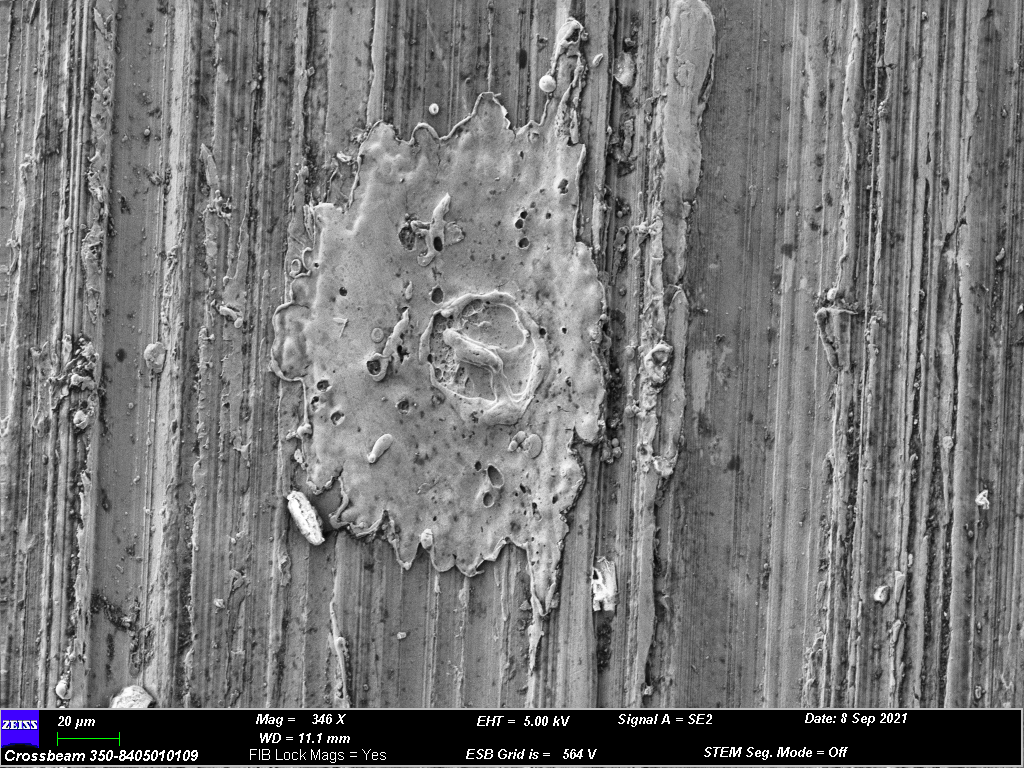
#> input picture images/210908 10 H273.tif, 1024 x 768 px
$ python thresholding.py
#> lines starting #> are read from the running program, lines starting #| are printed output that depends on the picture; after the words box and inside, x2 and y2 are one past the last pixel; in counts of white or black regions, pixels touching at a corner belong together
#%%
# Presentation on Rank filters.
import matplotlib.pyplot as plt
from skimage import data, io
from skimage.filters import try_all_threshold
import cv2
from PIL import Image
import numpy as np
import argparse
# construct the argument parser and parse the arguments
ap = argparse.ArgumentParser()
ap.add_argument("-i", "--image", default="images/210908 10 H273.tif",
	help="path to input image")
args = vars(ap.parse_args())

# img = data.page() #numpy array
img = io.imread(args["image"]) #numpy array
# cropping
rows, cols = img.shape
img = img[0:rows-70,0:cols]
#> img: shape (698, 1024)

fig, ax = try_all_threshold(img, figsize=(10, 8), verbose=False)
plt.show()

#%% THRESHOLD MEAN
# This example uses the mean value of pixel intensities. It is a simple and naive threshold value, which is sometimes used as a guess value.

from skimage.filters import threshold_mean

img = io.imread(args["image"]) #numpy array
# cropping
rows, cols = img.shape
img = img[0:rows-70,0:cols]

thresh = threshold_mean(img) # threshold value is the mean
#> thresh = 125.2
binary = img > thresh
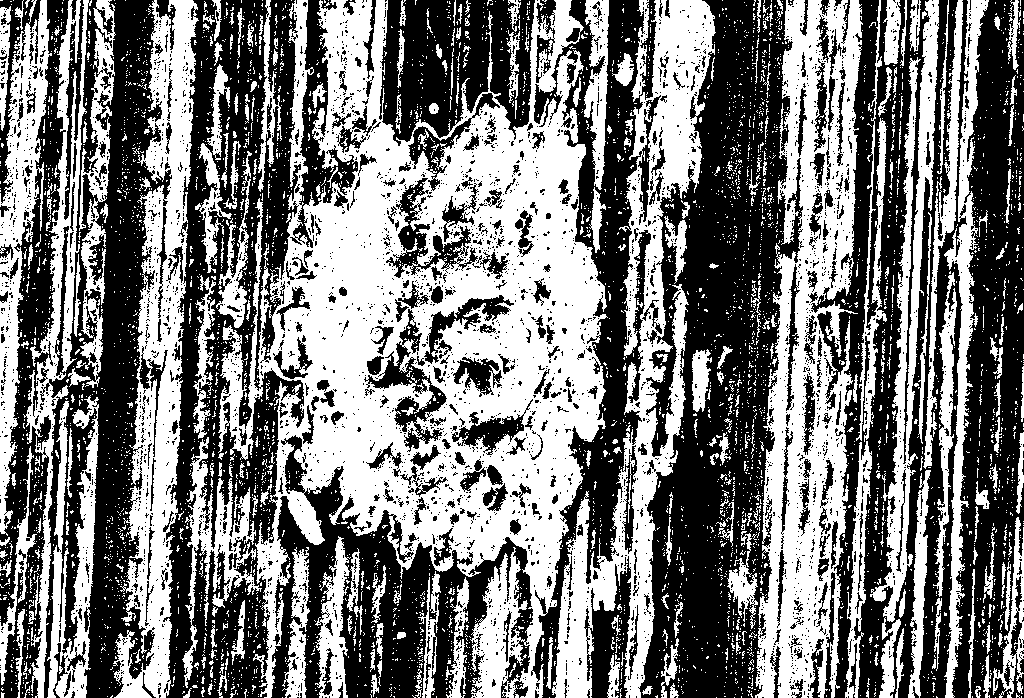
#> binary: shape (698, 1024) bool; 47.7% white; 4928 white regions (4628 under 20 px), largest, box (x1, y1, x2, y2) and area: (218, 0, 608, 698) 122206, (755, 0, 863, 698) 39332, (552, 0, 716, 698) 29350

fig, axes = plt.subplots(ncols=2, figsize=(8, 3))
ax = axes.ravel()

ax[0].imshow(img, cmap=plt.cm.gray)
ax[0].set_title('Original image')

ax[1].imshow(binary, cmap=plt.cm.gray)
ax[1].set_title('Result')

for a in ax:
    a.axis('off')

plt.show()

#%% BIMODAL HISTOGRAM
from skimage.filters import threshold_minimum

#image = data.camera()
img = io.imread(args["image"]) #numpy array
# cropping
rows, cols = img.shape
img = img[0:rows-70,0:cols]

thresh_min = threshold_minimum(img)
#> thresh_min = 120
binary_min = img > thresh_min
#> binary_min: shape (698, 1024) bool; 54.2% white; 4151 black regions (3721 under 20 px), largest, box (x1, y1, x2, y2) and area: (640, 0, 802, 698) 55703, (166, 0, 301, 698) 35247, (44, 0, 172, 698) 31161

fig, ax = plt.subplots(2, 2, figsize=(10, 10))

ax[0, 0].imshow(img, cmap=plt.cm.gray)
ax[0, 0].set_title('Original')

ax[0, 1].hist(img.ravel(), bins=256)
ax[0, 1].set_title('Histogram')

ax[1, 0].imshow(binary_min, cmap=plt.cm.gray)
ax[1, 0].set_title('Thresholded (min)')

ax[1, 1].hist(img.ravel(), bins=256)
ax[1, 1].axvline(thresh_min, color='r')

for a in ax[:, 0]:
    a.axis('off')
plt.show()
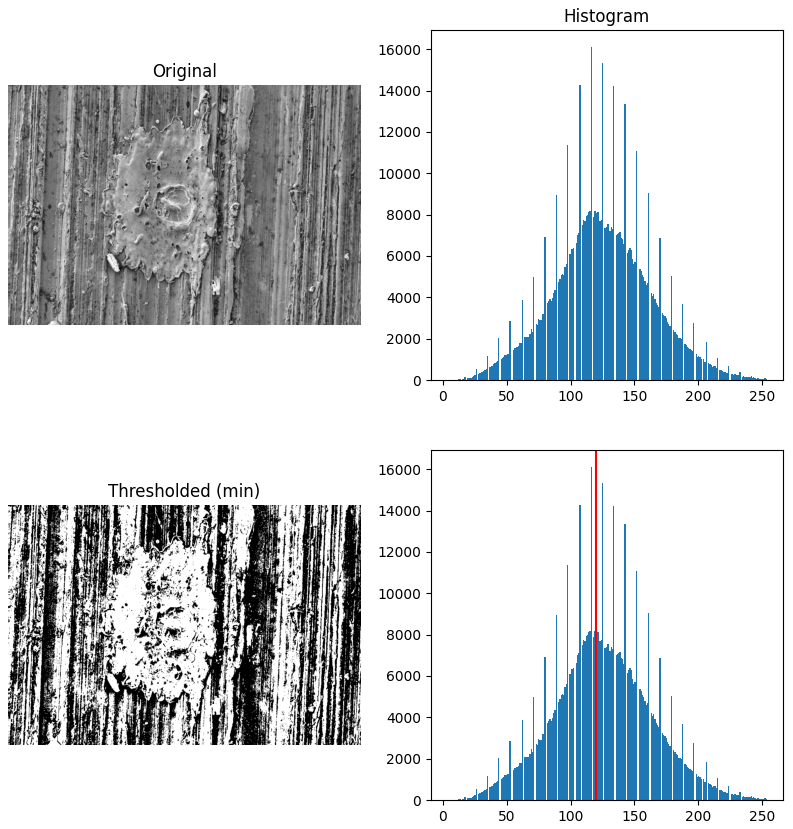
#> figure drawn by matplotlib, 4 panels; panel 2: tallest bar 16128 high, from x = 115.8 to 116.7; panel 4: tallest bar 16128 high, from x = 115.8 to 116.7

#%% Otsu Threshold
from skimage.filters import threshold_otsu


#image = data.camera()
img = io.imread(args["image"]) #numpy array
# cropping
rows, cols = img.shape
img = img[0:rows-70,0:cols]

thresh = threshold_otsu(img)
#> thresh = 125
binary = img > thresh

fig, axes = plt.subplots(ncols=3, figsize=(8, 2.5))
ax = axes.ravel()
ax[0] = plt.subplot(1, 3, 1, adjustable='box')
ax[1] = plt.subplot(1, 3, 2)
ax[2] = plt.subplot(1, 3, 3, sharex=ax[0], sharey=ax[0], adjustable='box')

ax[0].imshow(img, cmap=plt.cm.gray)
ax[0].set_title('Original')
ax[0].axis('off')

ax[1].hist(img.ravel(), bins=256)
ax[1].set_title('Histogram')
ax[1].axvline(thresh, color='r')

ax[2].imshow(binary, cmap=plt.cm.gray)
ax[2].set_title('Thresholded')
ax[2].axis('off')

plt.show()
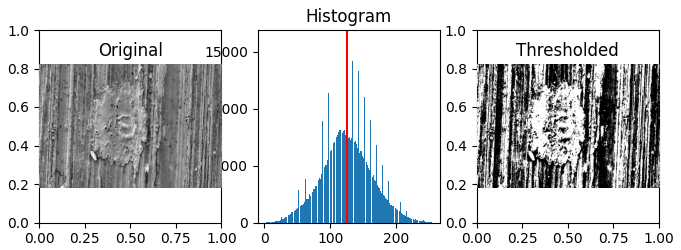
#> figure drawn by matplotlib, 3 panels; panel 1: tallest bar 16128 high, from x = 115.8 to 116.7

#%% Local Threshold

from skimage.filters import threshold_otsu, threshold_local


#image = data.camera()
img = io.imread(args["image"]) #numpy array
# cropping
rows, cols = img.shape
img = img[0:rows-70,0:cols]

global_thresh = threshold_otsu(img)
#> global_thresh = 125
binary_global = img > global_thresh

block_size = 35
adaptive_thresh = threshold_local(img, block_size, offset=10)
binary_adaptive = img > adaptive_thresh
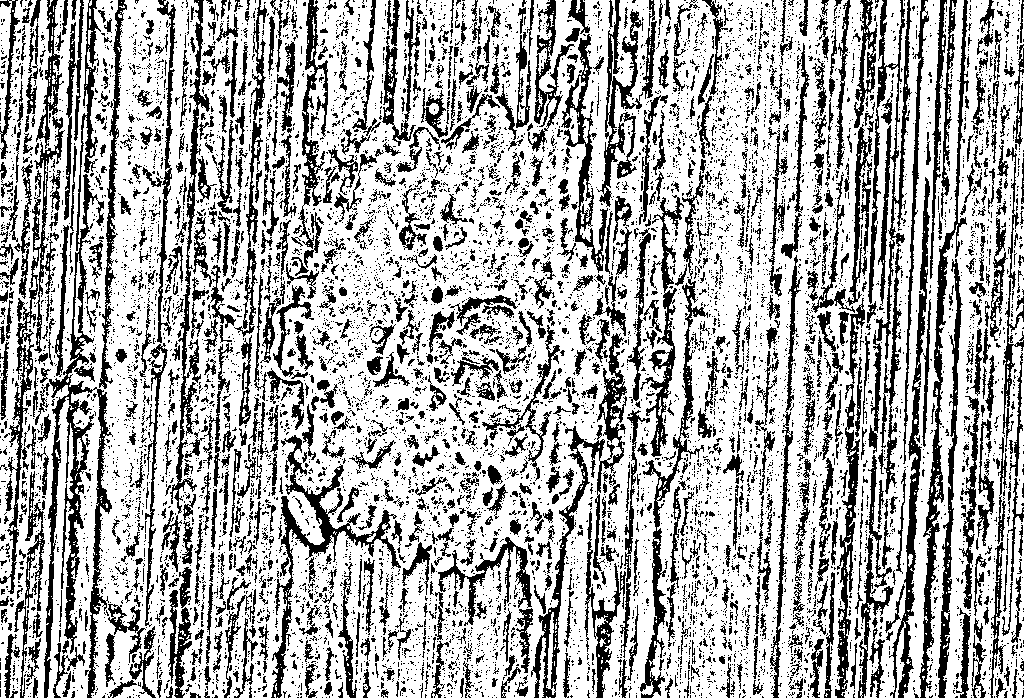
#> binary_adaptive: shape (698, 1024) bool; 68.7% white; 9347 black regions (8160 under 20 px), largest, box (x1, y1, x2, y2) and area: (44, 0, 113, 698) 9210, (868, 0, 912, 454) 4691, (531, 333, 627, 698) 4505

fig, axes = plt.subplots(nrows=3, figsize=(7, 8))
ax = axes.ravel()
plt.gray()

ax[0].imshow(img)
ax[0].set_title('Original')

ax[1].imshow(binary_global)
ax[1].set_title('Global thresholding')

ax[2].imshow(binary_adaptive)
ax[2].set_title('Adaptive thresholding')

for a in ax:
    a.axis('off')

plt.show()

#%%  local threshold VS global threshold.

from skimage.morphology import disk
from skimage.filters import threshold_otsu, rank
from skimage.util import img_as_ubyte

# img = data.page() #numpy array
img = io.imread(args["image"]) #numpy array
# cropping
rows, cols = img.shape
img = img[0:rows-70,0:cols]
img = img_as_ubyte(img)

radius = 15
selem = disk(radius)

local_otsu = rank.otsu(img, selem)
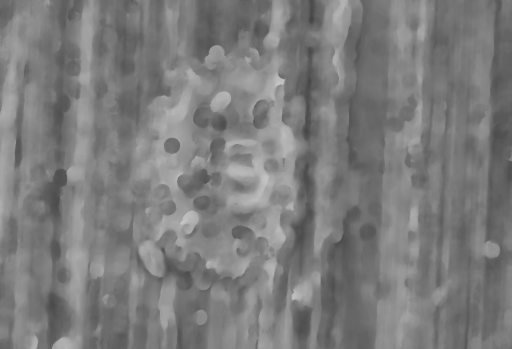
#> local_otsu: shape (698, 1024) (shown at 1/2 size); min 61, max 200, mean 123.9
threshold_global_otsu = threshold_otsu(img)
#> threshold_global_otsu = 125
global_otsu = img >= threshold_global_otsu
#> global_otsu: shape (698, 1024) bool; 49.8% white; 4898 white regions (4573 under 20 px), largest, box (x1, y1, x2, y2) and area: (182, 0, 608, 698) 131853, (755, 0, 863, 698) 40904, (552, 0, 716, 698) 30357

fig, axes = plt.subplots(2, 2, figsize=(8, 5), sharex=True, sharey=True,
                         subplot_kw={'adjustable': 'box'})
ax = axes.ravel()
plt.tight_layout()

fig.colorbar(ax[0].imshow(img, cmap=plt.cm.gray), ax=ax[0],
             orientation='horizontal')
ax[0].set_title('Original')
ax[0].axis('off')

fig.colorbar(ax[1].imshow(local_otsu, cmap=plt.cm.gray), ax=ax[1],
             orientation='horizontal')
ax[1].set_title('Local Otsu (radius=%d)' % radius)
ax[1].axis('off')

ax[2].imshow(img >= local_otsu, cmap=plt.cm.gray)
ax[2].set_title('Original >= Local Otsu' % threshold_global_otsu)
ax[2].axis('off')

ax[3].imshow(global_otsu, cmap=plt.cm.gray)
ax[3].set_title('Global Otsu (threshold = %d)' % threshold_global_otsu)
ax[3].axis('off')

plt.show()
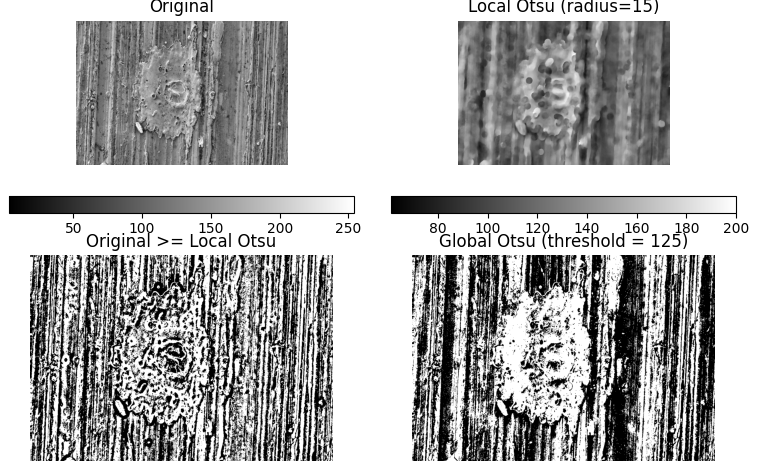
#> figure drawn by matplotlib, 6 panels

$ run again, with images/210908 10 H262.tif copied over images/210908 10 H273.tif
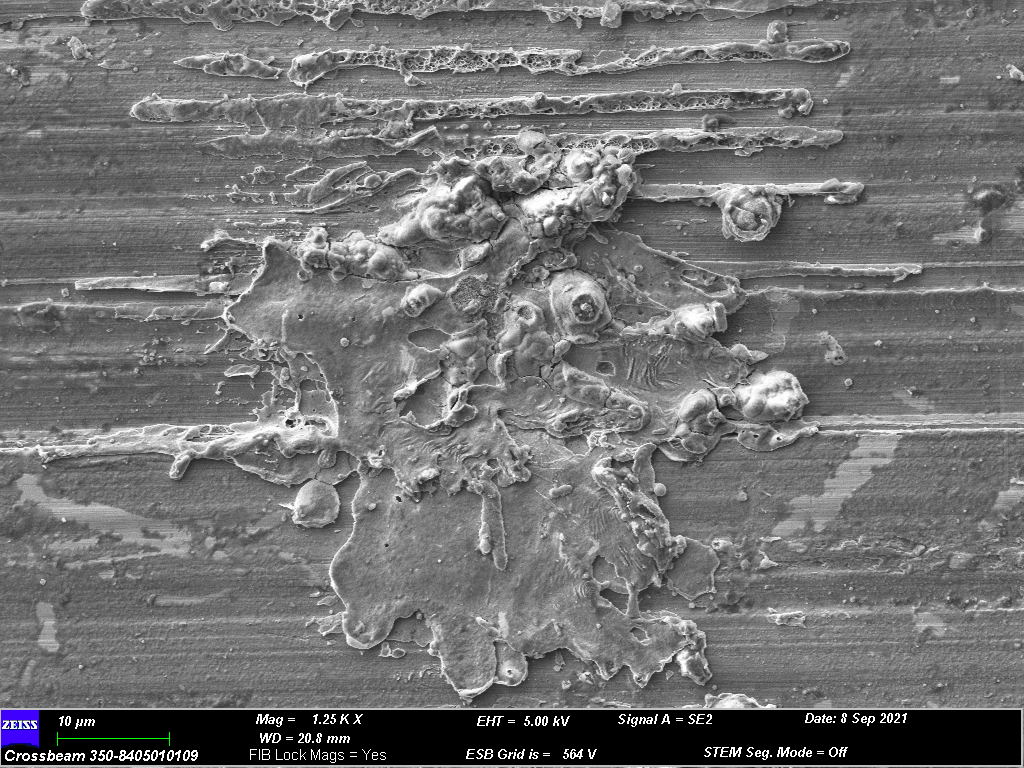
#> input picture images/210908 10 H262.tif, 1024 x 768 px
#> `thresh = threshold_mean(img)`: thresh = 120.8
#> `binary = img > thresh`:
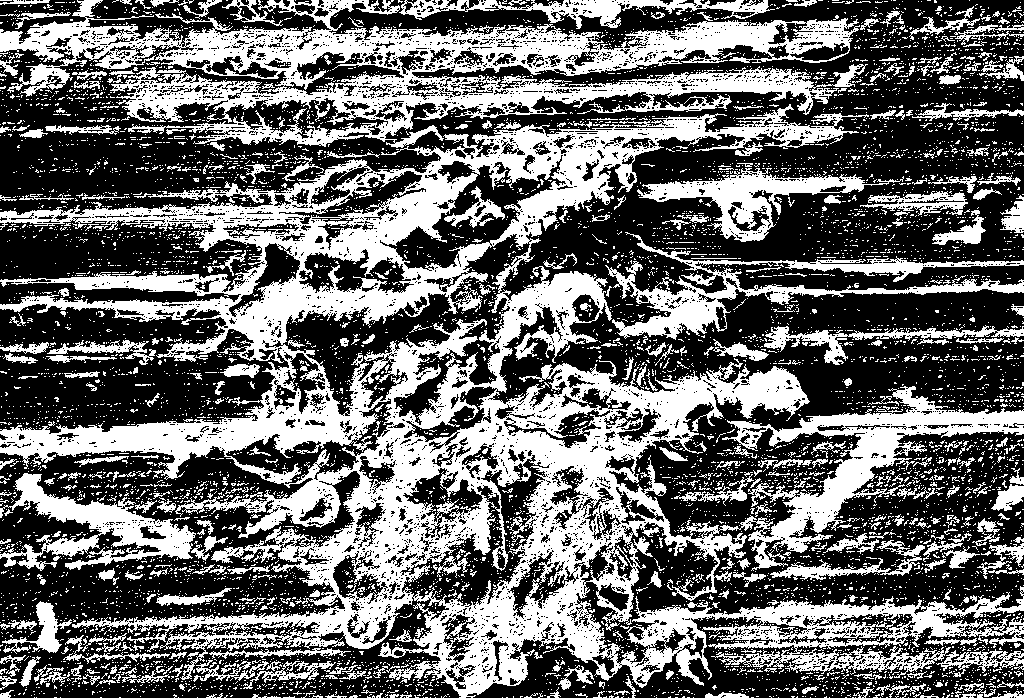
#> binary: shape (698, 1024) bool; 41.1% white; 7587 white regions (7150 under 20 px), largest, box (x1, y1, x2, y2) and area: (0, 104, 1024, 698) 162105, (0, 0, 868, 148) 46003, (605, 232, 1024, 340) 8760
#> thresh_min = 111
#> binary_min: shape (698, 1024) bool; 54.5% white; 6272 black regions (5776 under 20 px), largest, box (x1, y1, x2, y2) and area: (286, 113, 1024, 537) 94217, (385, 0, 1024, 146) 24171, (0, 57, 460, 215) 23862
#> `thresh = threshold_otsu(img)`: thresh = 138
#> binary_adaptive: shape (698, 1024) bool; 67.4% white; 13549 black regions (12175 under 20 px), largest, box (x1, y1, x2, y2) and area: (304, 149, 579, 298) 6029, (385, 91, 839, 146) 4979, (234, 131, 459, 192) 3460
#> `global_otsu = img >= threshold_global_otsu`:
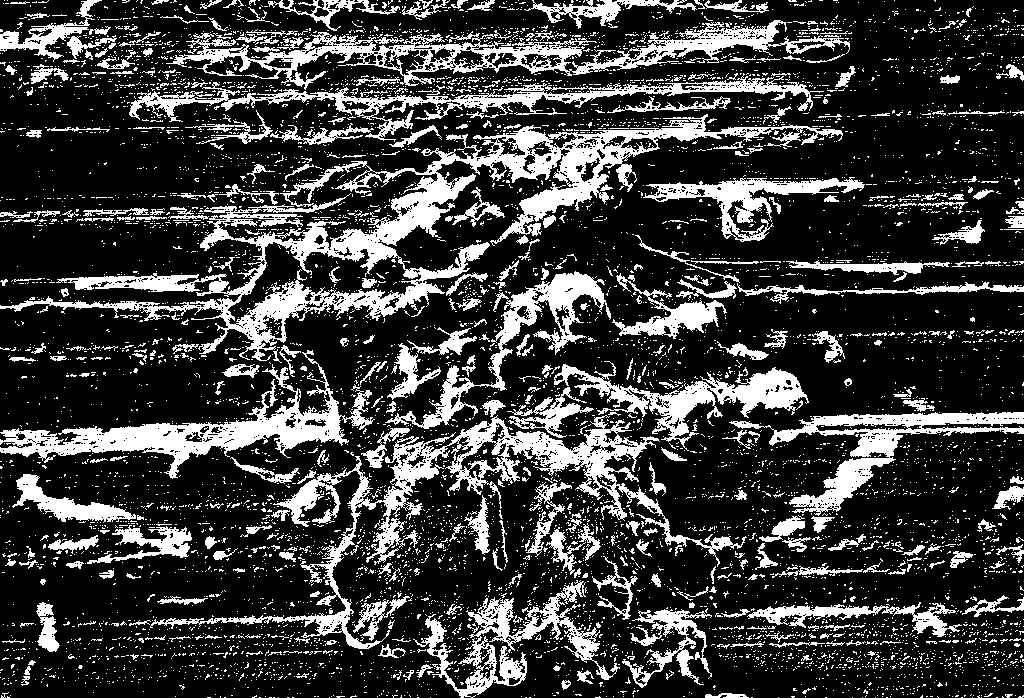
#> global_otsu: shape (698, 1024) bool; 23.5% white; 7372 white regions (6944 under 20 px), largest, box (x1, y1, x2, y2) and area: (0, 114, 843, 361) 27632, (150, 415, 747, 649) 14808, (166, 20, 850, 90) 10397
